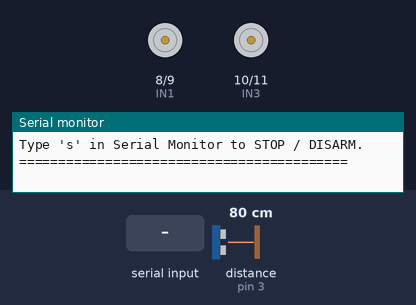
Bench run of a sketch on a simulated Arduino Uno, built with avr-gcc and run on an emulated ATmega328P. On the bench: motor-driver pin pairs drawn as motors (green arrow = first pin HIGH = forward, orange = second pin HIGH = backward, longer = more drive, scaled by the enable pin), the last lines printed to the serial monitor. Inputs (shaded band) come from the test bench; at power-on: distance to the obstacle (sensor on pin 3) 80 cm. The echo pulse lasts 58.3 µs per cm.

Above: at 1.2 s.
1.3 s: "g" received over Serial
At 1.7 s:
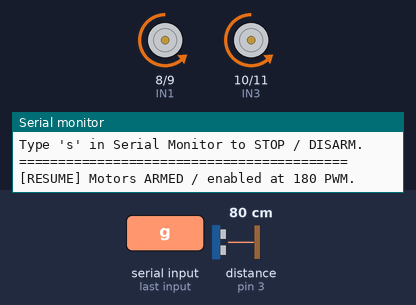
2.8 s: distance to the obstacle (sensor on pin 3) set to 28 cm
4.3 s: distance to the obstacle (sensor on pin 3) set to 23 cm
At 4.8 s:
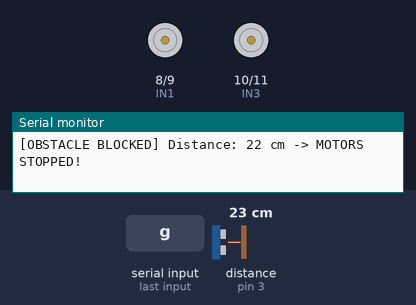
5.8 s: "s" received over Serial
7.3 s: "G" received over Serial
8.8 s: "S" received over Serial
Timing chart, 0 to 11.3 s (numbered marks = the images above; inputs shaded):
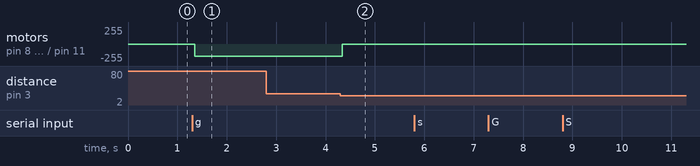

Measured:
- the behaviour switches between 26 and 25 cm on distance to the obstacle (sensor on pin 3) (found by bisection; images 1 and 2)
- after the input at 1.3 s, motor on pin 8 (IN1) / pin 9 (IN2), motor on pin 10 (IN3) / pin 11 (IN4): stopped → backward 180/255 after 0.05 s
- after the input at 2.8 s, every drawn part: stays the same
- after the input at 4.3 s, motor on pin 8 (IN1) / pin 9 (IN2), motor on pin 10 (IN3) / pin 11 (IN4): backward 180/255 → stopped at once

The sketch:

motor_test.ino
```cpp
// --- Motor Pins (L298N) ---
const int IN1 = 8;
const int IN2 = 9;
const int IN3 = 10;
const int IN4 = 11;
const int ENA = 5;
const int ENB = 6;

// --- Ultrasonic Sensor Pins ---
const int TRIG_PIN = 2; // Front Ultrasonic Trigger
const int ECHO_PIN = 3; // Front Ultrasonic Echo

bool isStopped = true; // Initialized in disarmed state at startup per Requirement R2

void setup() {
  Serial.begin(115200);

  // Motor pin modes
  pinMode(IN1, OUTPUT);
  pinMode(IN2, OUTPUT);
  pinMode(IN3, OUTPUT);
  pinMode(IN4, OUTPUT);
  pinMode(ENA, OUTPUT);
  pinMode(ENB, OUTPUT);

  // Initialize motors stopped with zero PWM
  stopMotors();
  analogWrite(ENA, 0);
  analogWrite(ENB, 0);

  // Ultrasonic pin modes
  pinMode(TRIG_PIN, OUTPUT);
  pinMode(ECHO_PIN, INPUT);

  Serial.println(F("=========================================="));
  Serial.println(F("Motor + Ultrasonic Safety Test Ready (DISARMED at startup)"));
  Serial.println(F("Direction Inversion Applied:"));
  Serial.println(F("  Forward: Right (IN1=LOW, IN2=HIGH), Left (IN3=LOW, IN4=HIGH)"));
  Serial.println(F("  Reverse: Right (IN1=HIGH, IN2=LOW), Left (IN3=HIGH, IN4=LOW)"));
  Serial.println(F("NOTICE FOR KRISHNA: Test on physical hardware with wheels elevated!"));
  Serial.println(F("Type 'g' in Serial Monitor to ARM and DRIVE FORWARD (180 PWM)."));
  Serial.println(F("Type 'r' in Serial Monitor to DRIVE REVERSE (180 PWM)."));
  Serial.println(F("Type 's' in Serial Monitor to STOP / DISARM."));
  Serial.println(F("=========================================="));
}

void loop() {
  // --- Check Serial Monitor for Manual Commands ---
  if (Serial.available() > 0) {
    char cmd = Serial.read();
    if (cmd == 's' || cmd == 'S') {
      isStopped = true;
      stopMotors();
      analogWrite(ENA, 0);
      analogWrite(ENB, 0);
      Serial.println(F("[MANUAL OVERRIDE] Motors STOPPED / DISARMED by user."));
    } else if (cmd == 'g' || cmd == 'G') {
      isStopped = false;
      analogWrite(ENA, 180);
      analogWrite(ENB, 180);
      Serial.println(F("[RESUME] Motors ARMED / enabled at 180 PWM."));
    } else if (cmd == 'r' || cmd == 'R') {
      isStopped = false;
      analogWrite(ENA, 180);
      analogWrite(ENB, 180);
      driveReverse();
      Serial.println(F("[REVERSE] Driving REVERSE at 180 PWM."));
    }
  }

  // If user manually stopped the car or car is disarmed, do not spin motors
  if (isStopped) {
    stopMotors();
    delay(50);
    return;
  }

  // --- 1. Trigger Ultrasonic Pulse ---
  digitalWrite(TRIG_PIN, LOW);
  delayMicroseconds(2);
  digitalWrite(TRIG_PIN, HIGH);
  delayMicroseconds(10);
  digitalWrite(TRIG_PIN, LOW);

  // --- 2. Measure Echo Pulse (cm) ---
  long duration = pulseIn(ECHO_PIN, HIGH, 30000); // 30ms timeout
  long distance = duration * 0.034 / 2;

  // --- 3. Obstacle Check (< 25 cm) ---
  if (distance > 0 && distance < 25) {
    // Obstacle detected! Auto-Brake
    stopMotors();
    Serial.print(F("[OBSTACLE BLOCKED] Distance: "));
    Serial.print(distance);
    Serial.println(F(" cm -> MOTORS STOPPED!"));
  } else {
    // Clear path: Drive forward
    driveForward();
  }

  delay(60); // Small 60ms delay between readings
}

void driveForward() {
  digitalWrite(IN1, LOW);
  digitalWrite(IN2, HIGH);
  digitalWrite(IN3, LOW);
  digitalWrite(IN4, HIGH);
}

void driveReverse() {
  digitalWrite(IN1, HIGH);
  digitalWrite(IN2, LOW);
  digitalWrite(IN3, HIGH);
  digitalWrite(IN4, LOW);
}

void stopMotors() {
  digitalWrite(IN1, LOW);
  digitalWrite(IN2, LOW);
  digitalWrite(IN3, LOW);
  digitalWrite(IN4, LOW);
}
```
